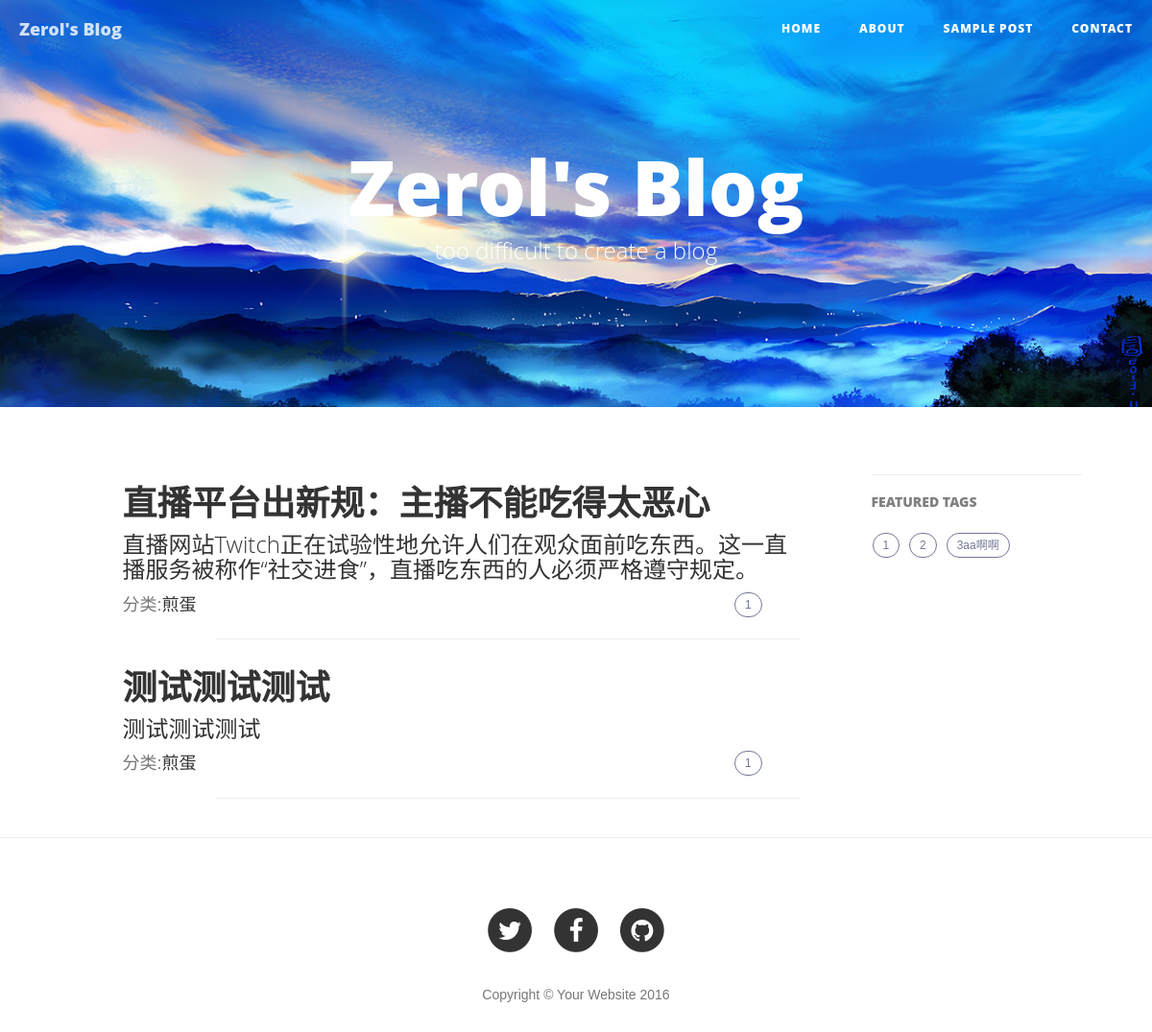
/blog/category/2/1, run on the app's committed database.
### blog/models.py (models this page shows, shortened)
class Article(models.Model):
    STATUS_CHOICES = (
        ('d', 'Draft'),
        ('p', 'Published'),
    )
    title = models.CharField('标题', max_length=70)
    body = models.TextField('正文')
    created_time = models.DateTimeField('创建时间', auto_now_add=True)
    last_modified_time = models.DateTimeField('修改时间', auto_now=True)
    status = models.CharField('文章状态', max_length=1, choices=STATUS_CHOICES)
    abstract = models.CharField('摘要', max_length=140, blank=True, null=True)
    views = models.PositiveIntegerField('浏览量', default=0)
    topped = models.BooleanField('置顶', default=False)
    category = models.ForeignKey('Category', verbose_name='分类', null=True, on_delete=models.SET_NULL)
    tags = models.ManyToManyField('Tag', verbose_name='标签集合', blank=True)
    class Meta:
        ordering = ['-last_modified_time']

class Category(models.Model):
    name = models.CharField('类名', max_length=20)
    created_time = models.DateTimeField('创建时间', auto_now_add=True)
    last_modified_time = models.DateTimeField('修改时间', auto_now=True)

class Tag(models.Model):
    name = models.CharField('标签名', max_length=20)
    created_time = models.DateTimeField('创建时间', auto_now_add=True)
    last_modified_time = models.DateTimeField('修改时间', auto_now=True)

### blog/views.py (the view)
# urls.py: url(r'^category/(?P<category_id>\d+)/(?P<page>\d+)$', views.CategoryView.as_view(), name='category'),
class CategoryView(ListView):
    template_name = "index.html"
    context_object_name = "article_list"
    paginate_by = 7
    def get_queryset(self):
        article_list = Article.objects.filter(status='p', category=self.kwargs['category_id'])
        for article in article_list:
            article.body = markdown2.markdown(article.body, extras=['fenced-code-blocks'])
        return article_list
    def get_context_data(self, **kwargs):
        kwargs['category_list'] = Category.objects.all().order_by('name')
        kwargs['tag_list'] = Tag.objects.all().order_by('name')
        return super(CategoryView, self).get_context_data(**kwargs)

### templates/index.html (shortened to what this page needs)
{% extends 'base-index.html' %}
{% block content %}
    {% for article in article_list %}
        <div class="post-preview">
            <a href="{% url 'blog:detail' article.pk %}">
                <h2 class="post-title">
                    {{ article.title }}
                </h2>
                <h3 class="post-subtitle">
                    {{ article.abstract }}
                </h3>
            </a>
            <div class="post-preview" style="float: left">
                <p class="post-meta">分类:<a href="{% url 'blog:category' article.category.pk 1 %}">{{ article.category.name }}</a>&nbsp;&nbsp;&nbsp;&nbsp;</p>
            </div>
            <div class="sidebar-container" style="float: right">
                <div class="tags">
                    {% for tag in article.tags.all %}
                        <a href="{% url 'blog:tag' tag.pk 1 %}" title="{{ tag.name }}">
                            {{ tag.name }}
                        </a>
                    {% endfor %}
                </div>
            </div>
        </div>
        <br>
        <hr>
    {% endfor %}
{% endblock %}
{% block tags %}
    {% for tag in tag_list %}
        <a href="{% url 'blog:tag' tag.pk 1 %}" title="{{ tag.name }}">
            {{ tag.name }}
        </a>
    {% endfor %}
{% endblock %}

### templates/base.html (style rules this page uses)
body { font-family:"Microsoft YaHei",Arial,Helvetica,sans-serif,"宋体"; }

### data on the page
Article: title "直播平台出新规：主播不能吃得太恶心", abstract "直播网站Twitch正在试验性地允许人们在观众面前吃东西。这一直播服务被称作“社交进食”，直播吃东西的人必须严格遵守规定。", category.name "煎蛋"
Tag: name "1"
Article: title "测试测试测试", abstract "测试测试测试", category.name "煎蛋"
Tag: name "2"
Tag: name "3aa啊啊"
